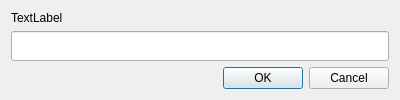
<?xml version="1.0" encoding="UTF-8"?>
<ui version="4.0">
 <class>dlg_input_jid</class>
 <widget class="QDialog" name="dlg_input_jid">
  <property name="windowModality">
   <enum>Qt::WindowModal</enum>
  </property>
  <property name="geometry">
   <rect>
    <x>0</x>
    <y>0</y>
    <width>400</width>
    <height>100</height>
   </rect>
  </property>
  <property name="sizePolicy">
   <sizepolicy hsizetype="Preferred" vsizetype="Fixed">
    <horstretch>0</horstretch>
    <verstretch>0</verstretch>
   </sizepolicy>
  </property>
  <property name="windowTitle">
   <string>Dialog</string>
  </property>
  <property name="modal">
   <bool>true</bool>
  </property>
  <layout class="QVBoxLayout" name="verticalLayout">
   <item>
    <widget class="QLabel" name="label">
     <property name="sizePolicy">
      <sizepolicy hsizetype="Preferred" vsizetype="Fixed">
       <horstretch>0</horstretch>
       <verstretch>0</verstretch>
      </sizepolicy>
     </property>
     <property name="text">
      <string>TextLabel</string>
     </property>
    </widget>
   </item>
   <item>
    <widget class="QLineEdit" name="jidedit">
     <property name="sizePolicy">
      <sizepolicy hsizetype="Expanding" vsizetype="Preferred">
       <horstretch>0</horstretch>
       <verstretch>0</verstretch>
      </sizepolicy>
     </property>
    </widget>
   </item>
   <item>
    <widget class="QDialogButtonBox" name="buttons">
     <property name="orientation">
      <enum>Qt::Horizontal</enum>
     </property>
     <property name="standardButtons">
      <set>QDialogButtonBox::Cancel|QDialogButtonBox::Ok</set>
     </property>
    </widget>
   </item>
  </layout>
 </widget>
 <resources/>
 <connections>
  <connection>
   <sender>buttons</sender>
   <signal>accepted()</signal>
   <receiver>dlg_input_jid</receiver>
   <slot>accept()</slot>
   <hints>
    <hint type="sourcelabel">
     <x>248</x>
     <y>254</y>
    </hint>
    <hint type="destinationlabel">
     <x>157</x>
     <y>274</y>
    </hint>
   </hints>
  </connection>
  <connection>
   <sender>buttons</sender>
   <signal>rejected()</signal>
   <receiver>dlg_input_jid</receiver>
   <slot>reject()</slot>
   <hints>
    <hint type="sourcelabel">
     <x>316</x>
     <y>260</y>
    </hint>
    <hint type="destinationlabel">
     <x>286</x>
     <y>274</y>
    </hint>
   </hints>
  </connection>
 </connections>
</ui>
